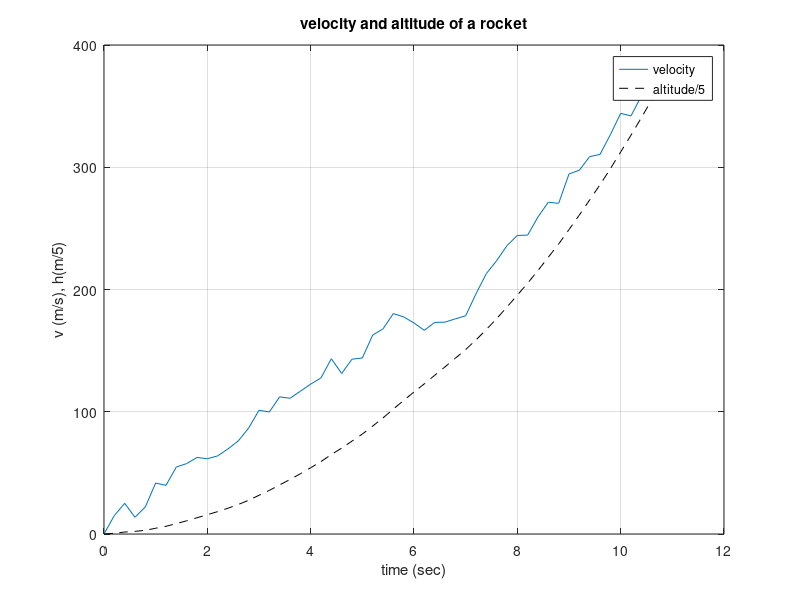

Write the MATLAB code that produced this figure.
% Integrating rocket velocity
function main
    v =[ 0.0 15.1 25.1 13.7 22.2 41.7 ...
        39.8 54.8 57.6 62.6 61.6 63.9 69.6 ...
        76.2 86.7 101.2 99.8 112.2 111.0 ...
        116.8 122.6 127.7 143.4 131.3 143.0 ...
        144.0 162.7 167.8 180.3 177.6 172.6 ...
        166.6 173.1 173.3 176.0 178.5 ...
        196.5 213.0 223.6 235.9 244.2 244.5 ...
        259.4 271.4 270.5 294.5 297.6 ...
        308.7 310.5 326.6 344.1 342.0 358.2 362.7 ];
    lv = length(v);
    dt = 0.2;
    t = (0:lv-1) * dt;
    h = dt .* cumsum(v);
    plot(t, v)
    grid on, hold on
    plot(t, h/5,'k--')
    legend({'velocity', 'altitude/5' })
    title('velocity and altitude of a rocket')
    xlabel('time (sec)'); ylabel('v (m/s), h(m/5)')
    fprintf('cumsum height: %g\n', h(end) );
    ht = dt .* cumtrapz(v);
    fprintf('trapezoidal height: %g\n', ht(end));
end
